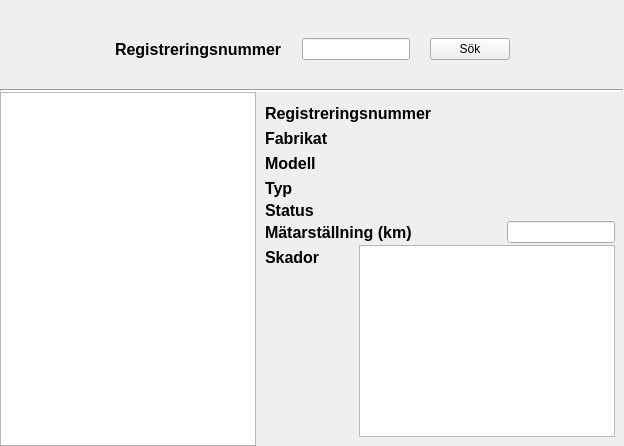
          <widget class="QWidget" name="pageP5search">
           <layout class="QVBoxLayout" name="verticalLayout_2">
            <property name="spacing">
             <number>0</number>
            </property>
            <property name="margin">
             <number>0</number>
            </property>
            <item>
             <layout class="QGridLayout" name="gridLayoutP5top">
              <property name="leftMargin">
               <number>0</number>
              </property>
              <property name="topMargin">
               <number>9</number>
              </property>
              <property name="rightMargin">
               <number>0</number>
              </property>
              <property name="bottomMargin">
               <number>0</number>
              </property>
              <item row="0" column="6">
               <spacer name="horizontalSpacer_32">
                <property name="orientation">
                 <enum>Qt::Horizontal</enum>
                </property>
                <property name="sizeHint" stdset="0">
                 <size>
                  <width>40</width>
                  <height>20</height>
                 </size>
                </property>
               </spacer>
              </item>
              <item row="0" column="3">
               <widget class="QLineEdit" name="lineEditP5search">
                <property name="sizePolicy">
                 <sizepolicy hsizetype="Fixed" vsizetype="Fixed">
                  <horstretch>0</horstretch>
                  <verstretch>0</verstretch>
                 </sizepolicy>
                </property>
                <property name="maxLength">
                 <number>6</number>
                </property>
               </widget>
              </item>
              <item row="0" column="2">
               <spacer name="horizontalSpacer_35">
                <property name="orientation">
                 <enum>Qt::Horizontal</enum>
                </property>
                <property name="sizeType">
                 <enum>QSizePolicy::Fixed</enum>
                </property>
                <property name="sizeHint" stdset="0">
                 <size>
                  <width>20</width>
                  <height>20</height>
                 </size>
                </property>
               </spacer>
              </item>
              <item row="0" column="5">
               <widget class="QPushButton" name="pushButtonP5search">
                <property name="text">
                 <string>Sök</string>
                </property>
               </widget>
              </item>
              <item row="0" column="0">
               <spacer name="horizontalSpacer_33">
                <property name="orientation">
                 <enum>Qt::Horizontal</enum>
                </property>
                <property name="sizeHint" stdset="0">
                 <size>
                  <width>40</width>
                  <height>20</height>
                 </size>
                </property>
               </spacer>
              </item>
              <item row="0" column="4">
               <spacer name="horizontalSpacer_34">
                <property name="orientation">
                 <enum>Qt::Horizontal</enum>
                </property>
                <property name="sizeType">
                 <enum>QSizePolicy::Fixed</enum>
                </property>
                <property name="sizeHint" stdset="0">
                 <size>
                  <width>20</width>
                  <height>0</height>
                 </size>
                </property>
               </spacer>
              </item>
              <item row="0" column="1">
               <widget class="QLabel" name="labelP5regnr_topic">
                <property name="font">
                 <font>
                  <pointsize>12</pointsize>
                  <weight>75</weight>
                  <bold>true</bold>
                 </font>
                </property>
                <property name="text">
                 <string>Registreringsnummer</string>
                </property>
               </widget>
              </item>
              <item row="0" column="7">
               <spacer name="verticalSpacer_15">
                <property name="orientation">
                 <enum>Qt::Vertical</enum>
                </property>
                <property name="sizeType">
                 <enum>QSizePolicy::Fixed</enum>
                </property>
                <property name="sizeHint" stdset="0">
                 <size>
                  <width>0</width>
                  <height>80</height>
                 </size>
                </property>
               </spacer>
              </item>
              <item row="1" column="0" colspan="8">
               <widget class="Line" name="line_5">
                <property name="lineWidth">
                 <number>2</number>
                </property>
                <property name="orientation">
                 <enum>Qt::Horizontal</enum>
                </property>
               </widget>
              </item>
             </layout>
            </item>
            <item>
             <layout class="QHBoxLayout" name="horizontalLayoutP5middle">
              <property name="spacing">
               <number>0</number>
              </property>
              <item>
               <widget class="QTableWidget" name="tableWidgetP5">
                <property name="sizePolicy">
                 <sizepolicy hsizetype="Expanding" vsizetype="Expanding">
                  <horstretch>0</horstretch>
                  <verstretch>0</verstretch>
                 </sizepolicy>
                </property>
                <property name="maximumSize">
                 <size>
                  <width>500</width>
                  <height>16777215</height>
                 </size>
                </property>
               </widget>
              </item>
              <item>
               <layout class="QGridLayout" name="gridLayout_5">
                <property name="horizontalSpacing">
                 <number>20</number>
                </property>
                <property name="margin">
                 <number>9</number>
                </property>
                <item row="5" column="0" colspan="2">
                 <widget class="QLabel" name="labelP5mileage">
                  <property name="sizePolicy">
                   <sizepolicy hsizetype="Preferred" vsizetype="Fixed">
                    <horstretch>0</horstretch>
                    <verstretch>0</verstretch>
                   </sizepolicy>
                  </property>
                  <property name="minimumSize">
                   <size>
                    <width>0</width>
                    <height>25</height>
                   </size>
                  </property>
                  <property name="font">
                   <font>
                    <pointsize>12</pointsize>
                    <weight>75</weight>
                    <bold>true</bold>
                   </font>
                  </property>
                  <property name="text">
                   <string>Mätarställning (km)</string>
                  </property>
                 </widget>
                </item>
                <item row="1" column="0" colspan="2">
                 <widget class="QLabel" name="labelP5fabric">
                  <property name="sizePolicy">
                   <sizepolicy hsizetype="Preferred" vsizetype="Fixed">
                    <horstretch>0</horstretch>
                    <verstretch>0</verstretch>
                   </sizepolicy>
                  </property>
                  <property name="minimumSize">
                   <size>
                    <width>0</width>
                    <height>25</height>
                   </size>
                  </property>
                  <property name="font">
                   <font>
                    <pointsize>12</pointsize>
                    <weight>75</weight>
                    <bold>true</bold>
                   </font>
                  </property>
                  <property name="text">
                   <string>Fabrikat</string>
                  </property>
                 </widget>
                </item>
                <item row="0" column="0" colspan="2">
                 <widget class="QLabel" name="labelP5regnr">
                  <property name="sizePolicy">
                   <sizepolicy hsizetype="Preferred" vsizetype="Fixed">
                    <horstretch>0</horstretch>
                    <verstretch>0</verstretch>
                   </sizepolicy>
                  </property>
                  <property name="minimumSize">
                   <size>
                    <width>0</width>
                    <height>25</height>
                   </size>
                  </property>
                  <property name="font">
                   <font>
                    <pointsize>12</pointsize>
                    <weight>75</weight>
                    <bold>true</bold>
                   </font>
                  </property>
                  <property name="text">
                   <string>Registreringsnummer</string>
                  </property>
                 </widget>
                </item>
                <item row="6" column="1" rowspan="2" colspan="2">
                 <widget class="QPlainTextEdit" name="plainTextEditP5damages_var">
                  <property name="sizePolicy">
                   <sizepolicy hsizetype="Preferred" vsizetype="Expanding">
                    <horstretch>0</horstretch>
                    <verstretch>0</verstretch>
                   </sizepolicy>
                  </property>
                  <property name="minimumSize">
                   <size>
                    <width>200</width>
                    <height>0</height>
                   </size>
                  </property>
                  <property name="maximumSize">
                   <size>
                    <width>300</width>
                    <height>16777215</height>
                   </size>
                  </property>
                  <property name="readOnly">
                   <bool>true</bool>
                  </property>
                  <property name="plainText">
                   <string/>
                  </property>
                 </widget>
                </item>
                <item row="6" column="0">
                 <widget class="QLabel" name="labelP5damages">
                  <property name="sizePolicy">
                   <sizepolicy hsizetype="Preferred" vsizetype="Fixed">
                    <horstretch>0</horstretch>
                    <verstretch>0</verstretch>
                   </sizepolicy>
                  </property>
                  <property name="minimumSize">
                   <size>
                    <width>0</width>
                    <height>25</height>
                   </size>
                  </property>
                  <property name="font">
                   <font>
                    <pointsize>12</pointsize>
                    <weight>75</weight>
                    <bold>true</bold>
                   </font>
                  </property>
                  <property name="text">
                   <string>Skador</string>
                  </property>
                 </widget>
                </item>
                <item row="5" column="2">
                 <widget class="QLineEdit" name="lineEditP5mileage_var">
                  <property name="sizePolicy">
                   <sizepolicy hsizetype="Fixed" vsizetype="Fixed">
                    <horstretch>0</horstretch>
                    <verstretch>0</verstretch>
                   </sizepolicy>
                  </property>
                  <property name="minimumSize">
                   <size>
                    <width>100</width>
                    <height>0</height>
                   </size>
                  </property>
                  <property name="maxLength">
                   <number>6</number>
                  </property>
                  <property name="readOnly">
                   <bool>true</bool>
                  </property>
                 </widget>
                </item>
                <item row="3" column="2">
                 <widget class="QLabel" name="labelP5type_var">
                  <property name="sizePolicy">
                   <sizepolicy hsizetype="Fixed" vsizetype="Preferred">
                    <horstretch>0</horstretch>
                    <verstretch>0</verstretch>
                   </sizepolicy>
                  </property>
                  <property name="minimumSize">
                   <size>
                    <width>100</width>
                    <height>0</height>
                   </size>
                  </property>
                  <property name="font">
                   <font>
                    <pointsize>12</pointsize>
                    <italic>true</italic>
                   </font>
                  </property>
                  <property name="text">
                   <string/>
                  </property>
                 </widget>
                </item>
                <item row="0" column="2">
                 <widget class="QLabel" name="labelP5regnr_var">
                  <property name="sizePolicy">
                   <sizepolicy hsizetype="Fixed" vsizetype="Preferred">
                    <horstretch>0</horstretch>
                    <verstretch>0</verstretch>
                   </sizepolicy>
                  </property>
                  <property name="minimumSize">
                   <size>
                    <width>100</width>
                    <height>0</height>
                   </size>
                  </property>
                  <property name="font">
                   <font>
                    <pointsize>12</pointsize>
                    <italic>true</italic>
                   </font>
                  </property>
                  <property name="text">
                   <string/>
                  </property>
                 </widget>
                </item>
                <item row="1" column="2">
                 <widget class="QLabel" name="labelP5fabric_var">
                  <property name="sizePolicy">
                   <sizepolicy hsizetype="Fixed" vsizetype="Preferred">
                    <horstretch>0</horstretch>
                    <verstretch>0</verstretch>
                   </sizepolicy>
                  </property>
                  <property name="minimumSize">
                   <size>
                    <width>100</width>
                    <height>0</height>
                   </size>
                  </property>
                  <property name="font">
                   <font>
                    <pointsize>12</pointsize>
                    <italic>true</italic>
                   </font>
                  </property>
                  <property name="text">
                   <string/>
                  </property>
                 </widget>
                </item>
                <item row="2" column="2">
                 <widget class="QLabel" name="labelP5model_var">
                  <property name="sizePolicy">
                   <sizepolicy hsizetype="Fixed" vsizetype="Preferred">
                    <horstretch>0</horstretch>
                    <verstretch>0</verstretch>
                   </sizepolicy>
                  </property>
                  <property name="minimumSize">
                   <size>
                    <width>100</width>
                    <height>0</height>
                   </size>
                  </property>
                  <property name="font">
                   <font>
                    <pointsize>12</pointsize>
                    <italic>true</italic>
                   </font>
                  </property>
                  <property name="text">
                   <string/>
                  </property>
                 </widget>
                </item>
                <item row="3" column="0" colspan="2">
                 <widget class="QLabel" name="labelP5type">
                  <property name="sizePolicy">
                   <sizepolicy hsizetype="Preferred" vsizetype="Fixed">
                    <horstretch>0</horstretch>
                    <verstretch>0</verstretch>
                   </sizepolicy>
                  </property>
                  <property name="minimumSize">
                   <size>
                    <width>0</width>
                    <height>25</height>
                   </size>
                  </property>
                  <property name="font">
                   <font>
                    <pointsize>12</pointsize>
                    <weight>75</weight>
                    <bold>true</bold>
                   </font>
                  </property>
                  <property name="text">
                   <string>Typ</string>
                  </property>
                 </widget>
                </item>
                <item row="2" column="0" colspan="2">
                 <widget class="QLabel" name="labelP5model">
                  <property name="sizePolicy">
                   <sizepolicy hsizetype="Preferred" vsizetype="Fixed">
                    <horstretch>0</horstretch>
                    <verstretch>0</verstretch>
                   </sizepolicy>
                  </property>
                  <property name="minimumSize">
                   <size>
                    <width>0</width>
                    <height>25</height>
                   </size>
                  </property>
                  <property name="font">
                   <font>
                    <pointsize>12</pointsize>
                    <weight>75</weight>
                    <bold>true</bold>
                   </font>
                  </property>
                  <property name="text">
                   <string>Modell</string>
                  </property>
                 </widget>
                </item>
                <item row="4" column="0" colspan="2">
                 <widget class="QLabel" name="labelP5status">
                  <property name="font">
                   <font>
                    <pointsize>12</pointsize>
                    <weight>75</weight>
                    <bold>true</bold>
                   </font>
                  </property>
                  <property name="text">
                   <string>Status</string>
                  </property>
                 </widget>
                </item>
                <item row="4" column="2">
                 <widget class="QLabel" name="labelP5status_var">
                  <property name="font">
                   <font>
                    <pointsize>12</pointsize>
                    <italic>true</italic>
                   </font>
                  </property>
                  <property name="text">
                   <string/>
                  </property>
                 </widget>
                </item>
               </layout>
              </item>
             </layout>
            </item>
           </layout>
          </widget>
